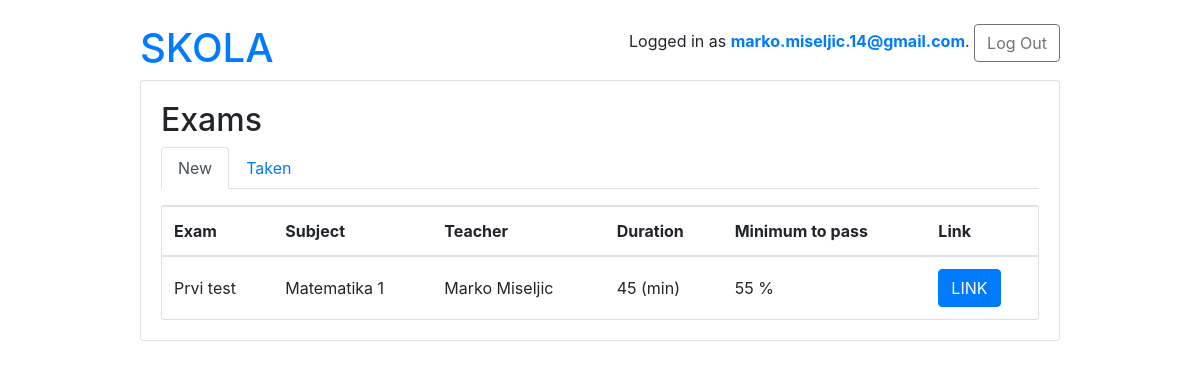
Page /students/ (signed in) on the earlier database version.
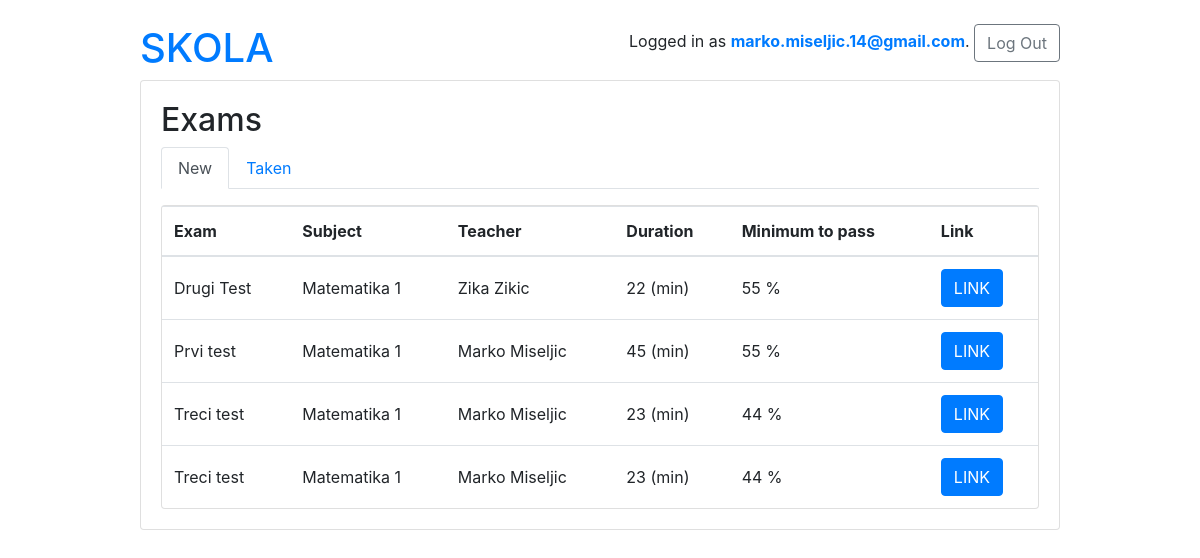
Same page on the later database version.
### school/models.py (models this page shows, shortened)
class Exam(models.Model):
    type = models.CharField(max_length=100)
    active = models.BooleanField(default=False)
    duration = models.IntegerField()
    nuber_of_questions = models.IntegerField()
    required_score_to_pass = models.IntegerField(help_text="required score in %")
    subject  = models.ForeignKey(Subject, on_delete=models.CASCADE)
    owner = models.ForeignKey('account.User', on_delete=models.CASCADE, related_name='exams')

class Subject(models.Model):
    name = models.CharField(max_length=220)
    school = models.ManyToManyField(School, related_name='school')
    def __str__(self):
        return self.name

### account/models.py (models this page shows, shortened)
class User(AbstractBaseUser):
    first_name = models.CharField(max_length=220)
    last_name = models.CharField(max_length=220)
    email = models.EmailField(
        verbose_name='Email address',
        max_length=255,
        unique=True
    )
    username = models.CharField(max_length=40, unique=True)
    date_joined = models.DateTimeField(verbose_name="date joined", auto_now_add=True)
    last_login = models.DateTimeField(verbose_name="last login", auto_now=True)
    is_admin = models.BooleanField(default=False)
    is_staff = models.BooleanField(default=False)
    is_superuser = models.BooleanField(default=False)
    proflie_image = models.ImageField(max_length=255, upload_to=get_profile_image_filepath, null=True, blank=True)
    is_student = models.BooleanField(default=False)
    is_teacher = models.BooleanField(default=False)
    is_active = models.BooleanField(default=True)
    objects = MyAccountManager()
    USERNAME_FIELD = 'email'
    REQUIRED_FIELDS = ['username']
    def __str__(self):
        return f'{self.first_name} {self.last_name}'

### account/views.py (the view)
# urls.py: path('',  ExamStudentListView.as_view(), name='exam_list'),
@method_decorator([login_required, student_required], name='dispatch')
class ExamStudentListView(ListView):
    model = Exam
    context_object_name = 'exams'
    template_name = 'students/exams.html'
    def get_queryset(self):
        queryset = Exam.objects.filter(active=True)
        return queryset

### templates/students/exams.html
{% extends '../base.html' %}
{% block content %}
<h2>Exams</h2>
{% include 'students/_header.html' with active='new' %}
<dvi class="card">
    <table class="table mb-0">
        <thead>
            <tr>
                <th>Exam</th>
                <th>Subject</th>
                <th>Teacher</th>
                <th>Duration</th>
                <th>Minimum to pass</th>
                <th>Link</th>
            </tr>
        </thead>
        <tbody>
            {% for exam in exams %}
                <tr>
                    <td class="align-middle">{{exam.type}}</td>
                    <td class="align-middle">{{exam.subject}}</td>
                    <td class="align-middle">{{exam.owner}}</td>
                    <td class="align-middle">{{exam.duration}} (min)</td>
                    <td class="align-middle">{{exam.required_score_to_pass}} %</td>
                    <td class="align-right"><a href="{% url 'students:take_exam' exam.pk %}" role="button" class="btn btn-primary">LINK</a></td>
                </tr>
            {% endfor %}
        </tbody>
    </table>
</div>
{% endblock content %}

Differences in the rows shown:
now on this page (row edited): Exam: type "Drugi Test", subject "Matematika 1", owner "Zika Zikic", duration "22", required_score_to_pass "55"
added Exam: type "Treci test", subject "Matematika 1", owner "Marko Miseljic", duration "23", required_score_to_pass "44"
added Exam: type "Treci test", subject "Matematika 1", owner "Marko Miseljic", duration "23", required_score_to_pass "44"
